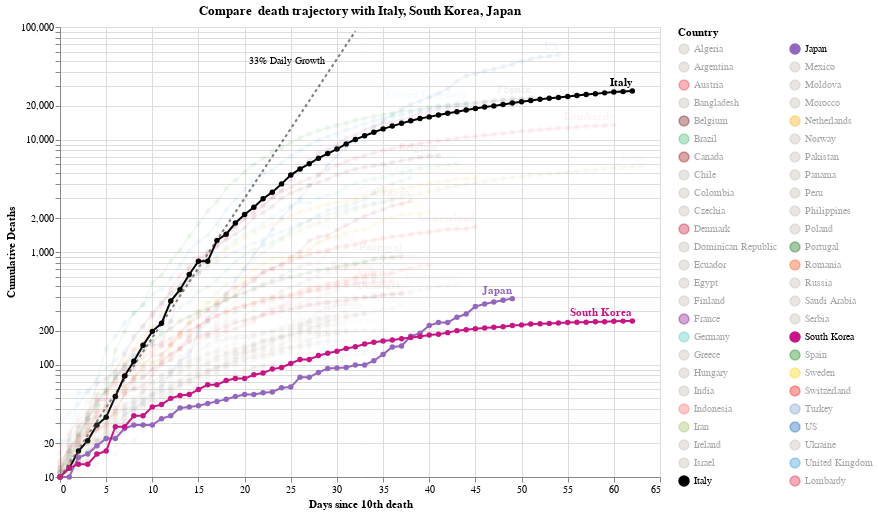

Notebook code cell kept with this figure:
### Code cell
#hide_input
chart = make_since_chart()
chart

### Figure 1 — Vega-Lite specification as saved in the notebook (floating-point values rounded to 4 significant figures; data arrays with more than 128 entries replaced by an {"elided": "..."} marker saying what was removed)
{"config": {"view": {"continuousWidth": 400, "continuousHeight": 300}}, "layer": [{"mark": {"type": "line", "color": "black", "opacity": 0.5, "strokeDash": [3, 3]}, "encoding": {"x": {"type": "quantitative", "field": "Days since 10th death"}, "y": {"type": "quantitative", "field": "Confirmed Cases"}}}, {"mark": {"type": "text", "align": "right", "dx": -30, "dy": 30, "fontSize": 10, "text": "33% Daily Growth"}, "encoding": {"x": {"type": "quantitative", "field": "Days since 10th death"}, "y": {"type": "quantitative", "field": "Confirmed Cases"}}, "transform": [{"filter": "(datum['Days since 10th death'] >= 32)"}]}, {"data": {"name": "data-26c67e37831bf126f5133336582368fe"}, "mark": {"type": "line", "point": true}, "encoding": {"color": {"type": "nominal", "field": "Country", "legend": {"columns": 2, "symbolLimit": 100}, "scale": {"domain": ["Algeria", "Argentina", "Austria", "Bangladesh", "Belgium", "Brazil", "Canada", "Chile", "Colombia", "Czechia", "Denmark", "Dominican Republic", "Ecuador", "Egypt", "Finland", "France", "Germany", "Greece", "Hungary", "India", "Indonesia", "Iran", "Ireland", "Israel", "Italy", "Japan", "Mexico", "Moldova", "Morocco", "Netherlands", "Norway", "Pakistan", "Panama", "Peru", "Philippines", "Poland", "Portugal", "Romania", "Russia", "Saudi Arabia", "Serbia", "South Korea", "Spain", "Sweden", "Switzerland", "Turkey", "US", "Ukraine", "United Kingdom", "Lombardy"], "range": ["#C1B7AD", "#C1B7AD", "#ED2939", "#C1B7AD", "#6f0000", "mediumseagreen", "#990000", "#C1B7AD", "#C1B7AD", "#C1B7AD", "#C60C30", "#C1B7AD", "#C1B7AD", "#C1B7AD", "#C1B7AD", "purple", "#4DC6BD", "#C1B7AD", "#C1B7AD", "#C1B7AD", "#FF6666", "#A1BA59", "#C1B7AD", "#C1B7AD", "black", "#9467bd", "#C1B7AD", "#C1B7AD", "#C1B7AD", "orange", "#C1B7AD", "#C1B7AD", "#C1B7AD", "#C1B7AD", "#C1B7AD", "#C1B7AD", "#006600", "#FF4500", "#C1B7AD", "#C1B7AD", "#C1B7AD", "#C71585", "green", "#FFCD00", "#ff0000", "#7499c7", "#0059B3", "#C1B7AD", "#2495D3", "#DC143C"]}}, "opacity": {"condition": {"value": 1, "selection": "selector001"}, "value": 0.05}, "tooltip": [{"type": "nominal", "field": "Country"}, {"type": "temporal", "field": "Date"}, {"type": "quantitative", "field": "Confirmed Cases"}, {"type": "quantitative", "field": "Days since 10th death"}], "x": {"type": "quantitative", "field": "Days since 10th death"}, "y": {"type": "quantitative", "axis": {"title": "Cumulative Deaths"}, "field": "Confirmed Cases", "scale": {"type": "log"}}}, "height": 450, "selection": {"selector001": {"type": "multi", "fields": ["Country"], "bind": "legend", "init": [{"Country": "Italy"}, {"Country": "South Korea"}, {"Country": "Japan"}]}}, "width": 600}, {"data": {"name": "data-26c67e37831bf126f5133336582368fe"}, "mark": {"type": "text", "align": "right", "dy": -8, "fontWeight": "bold"}, "encoding": {"color": {"type": "nominal", "field": "Country", "legend": {"columns": 2, "symbolLimit": 100}, "scale": {"domain": ["Algeria", "Argentina", "Austria", "Bangladesh", "Belgium", "Brazil", "Canada", "Chile", "Colombia", "Czechia", "Denmark", "Dominican Republic", "Ecuador", "Egypt", "Finland", "France", "Germany", "Greece", "Hungary", "India", "Indonesia", "Iran", "Ireland", "Israel", "Italy", "Japan", "Mexico", "Moldova", "Morocco", "Netherlands", "Norway", "Pakistan", "Panama", "Peru", "Philippines", "Poland", "Portugal", "Romania", "Russia", "Saudi Arabia", "Serbia", "South Korea", "Spain", "Sweden", "Switzerland", "Turkey", "US", "Ukraine", "United Kingdom", "Lombardy"], "range": ["#C1B7AD", "#C1B7AD", "#ED2939", "#C1B7AD", "#6f0000", "mediumseagreen", "#990000", "#C1B7AD", "#C1B7AD", "#C1B7AD", "#C60C30", "#C1B7AD", "#C1B7AD", "#C1B7AD", "#C1B7AD", "purple", "#4DC6BD", "#C1B7AD", "#C1B7AD", "#C1B7AD", "#FF6666", "#A1BA59", "#C1B7AD", "#C1B7AD", "black", "#9467bd", "#C1B7AD", "#C1B7AD", "#C1B7AD", "orange", "#C1B7AD", "#C1B7AD", "#C1B7AD", "#C1B7AD", "#C1B7AD", "#C1B7AD", "#006600", "#FF4500", "#C1B7AD", "#C1B7AD", "#C1B7AD", "#C71585", "green", "#FFCD00", "#ff0000", "#7499c7", "#0059B3", "#C1B7AD", "#2495D3", "#DC143C"]}}, "opacity": {"condition": {"value": 1, "selection": "selector001"}, "value": 0.05}, "text": {"type": "nominal", "field": "Country"}, "tooltip": [{"type": "nominal", "field": "Country"}, {"type": "temporal", "field": "Date"}, {"type": "quantitative", "field": "Confirmed Cases"}, {"type": "quantitative", "field": "Days since 10th death"}], "x": {"type": "quantitative", "field": "Days since 10th death"}, "y": {"type": "quantitative", "axis": {"title": "Cumulative Deaths"}, "field": "Confirmed Cases", "scale": {"type": "log"}}}, "height": 450, "transform": [{"filter": "(datum['Date'] >= 1587945600000)"}], "width": 600}], "data": {"name": "data-0a6188da4b4d8d0acbf23ae2b2e41aa8"}, "title": "Compare  death trajectory with Italy, South Korea, Japan", "$schema": "https://vega.github.io/schema/vega-lite/v4.8.1.json", "datasets": {"data-0a6188da4b4d8d0acbf23ae2b2e41aa8": [{"Days since 10th death": 0, "Confirmed Cases": 10.0}, {"Days since 10th death": 1, "Confirmed Cases": 13.3}, {"Days since 10th death": 2, "Confirmed Cases": 17.69}, {"Days since 10th death": 3, "Confirmed Cases": 23.53}, {"Days since 10th death": 4, "Confirmed Cases": 31.29}, {"Days since 10th death": 5, "Confirmed Cases": 41.62}, {"Days since 10th death": 6, "Confirmed Cases": 55.35}, {"Days since 10th death": 7, "Confirmed Cases": 73.61}, {"Days since 10th death": 8, "Confirmed Cases": 97.91}, {"Days since 10th death": 9, "Confirmed Cases": 130.2}, {"Days since 10th death": 10, "Confirmed Cases": 173.2}, {"Days since 10th death": 11, "Confirmed Cases": 230.3}, {"Days since 10th death": 12, "Confirmed Cases": 306.4}, {"Days since 10th death": 13, "Confirmed Cases": 407.4}, {"Days since 10th death": 14, "Confirmed Cases": 541.9}, {"Days since 10th death": 15, "Confirmed Cases": 720.7}, {"Days since 10th death": 16, "Confirmed Cases": 958.6}, {"Days since 10th death": 17, "Confirmed Cases": 1275.0}, {"Days since 10th death": 18, "Confirmed Cases": 1696.0}, {"Days since 10th death": 19, "Confirmed Cases": 2255.0}, {"Days since 10th death": 20, "Confirmed Cases": 2999.0}, {"Days since 10th death": 21, "Confirmed Cases": 3989.0}, {"Days since 10th death": 22, "Confirmed Cases": 5306.0}, {"Days since 10th death": 23, "Confirmed Cases": 7056.0}, {"Days since 10th death": 24, "Confirmed Cases": 9385.0}, {"Days since 10th death": 25, "Confirmed Cases": 12480.0}, {"Days since 10th death": 26, "Confirmed Cases": 16600.0}, {"Days since 10th death": 27, "Confirmed Cases": 22080.0}, {"Days since 10th death": 28, "Confirmed Cases": 29370.0}, {"Days since 10th death": 29, "Confirmed Cases": 39060.0}, {"Days since 10th death": 30, "Confirmed Cases": 51950.0}, {"Days since 10th death": 31, "Confirmed Cases": 69090.0}, {"Days since 10th death": 32, "Confirmed Cases": 91890.0}], "data-26c67e37831bf126f5133336582368fe": {"elided": "1938 records"}}}
